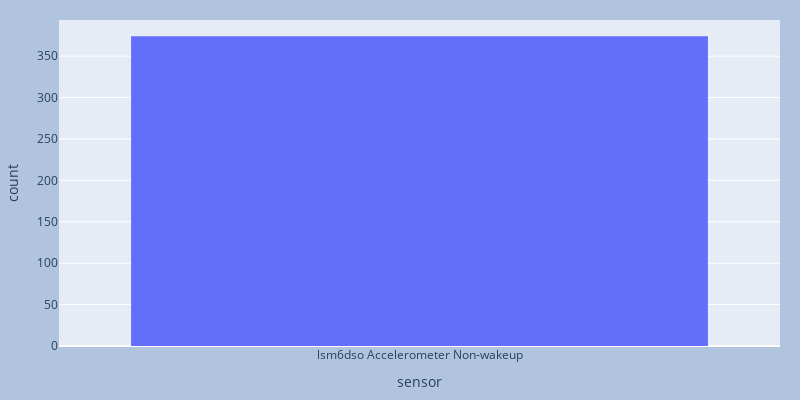
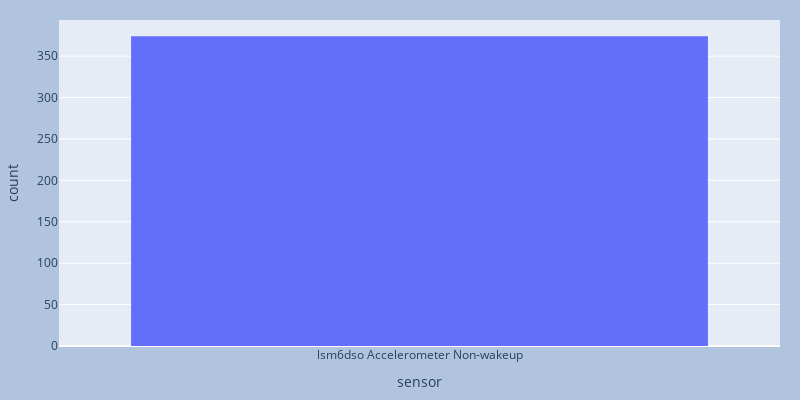

Notebook cell for these charts, in order:
### Code cell
fig = px.histogram(data_df_2, x="sensor",
                 width=800, height=400)

fig.update_layout(
    margin=dict(l=20, r=20, t=20, b=20),
    paper_bgcolor="LightSteelBlue",
)

fig.show()

fig.show()

### Figure 1 — Plotly figure (JSON) as saved in the notebook; plotly's stock layout.template omitted (floating-point values rounded to 4 significant figures; data arrays with more than 128 entries replaced by an {"elided": "..."} marker saying what was removed)
{"data": [{"alignmentgroup": "True", "bingroup": "x", "hovertemplate": "sensor=%{x}<br>count=%{y}<extra></extra>", "legendgroup": "", "marker": {"color": "#636efa"}, "name": "", "offsetgroup": "", "orientation": "v", "showlegend": false, "type": "histogram", "x": {"elided": "374 str values"}, "xaxis": "x", "yaxis": "y"}], "layout": {"barmode": "relative", "height": 400, "legend": {"tracegroupgap": 0}, "margin": {"b": 20, "l": 20, "r": 20, "t": 20}, "paper_bgcolor": "LightSteelBlue", "width": 800, "xaxis": {"anchor": "y", "domain": [0, 1], "title": {"text": "sensor"}}, "yaxis": {"anchor": "x", "domain": [0, 1], "title": {"text": "count"}}}}

### Figure 2 — Plotly figure (JSON) as saved in the notebook; plotly's stock layout.template omitted (floating-point values rounded to 4 significant figures; data arrays with more than 128 entries replaced by an {"elided": "..."} marker saying what was removed)
{"data": [{"alignmentgroup": "True", "bingroup": "x", "hovertemplate": "sensor=%{x}<br>count=%{y}<extra></extra>", "legendgroup": "", "marker": {"color": "#636efa"}, "name": "", "offsetgroup": "", "orientation": "v", "showlegend": false, "type": "histogram", "x": {"elided": "374 str values"}, "xaxis": "x", "yaxis": "y"}], "layout": {"barmode": "relative", "height": 400, "legend": {"tracegroupgap": 0}, "margin": {"b": 20, "l": 20, "r": 20, "t": 20}, "paper_bgcolor": "LightSteelBlue", "width": 800, "xaxis": {"anchor": "y", "domain": [0, 1], "title": {"text": "sensor"}}, "yaxis": {"anchor": "x", "domain": [0, 1], "title": {"text": "count"}}}}
